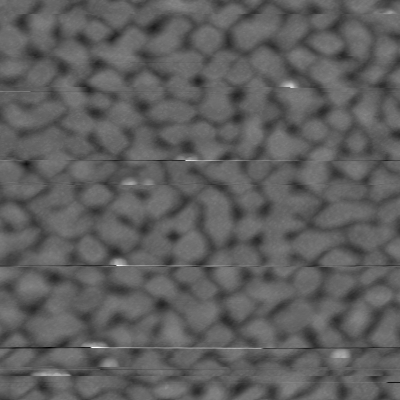
%> input picture src/matlab/test2.bmp, 400 x 400 px
$ octave --eval "result = segmentImage(imread('test2.bmp'));"   (GNU Octave 9; MATLAB toolbox functions it lacks are replaced by stand-ins)
%> lines starting %> are read from the running program, lines starting %| are printed output that depends on the picture; in (x1, y1, x2, y2) boxes, pixels count from 0 and x2, y2 are one past the last pixel; in counts of white or black regions, pixels touching at a corner belong together; the program's own positions count from 1
function [BW,maskedImage] = segmentImage(im)
%segmentImage segments image using auto-generated code from imageSegmenter App
%  [BW,MASKEDIMAGE] = segmentImage(IM) segments image IM using auto-generated
%  code from the imageSegmenter App. The final segmentation is returned in
%  BW and a masked image is returned in MASKEDIMAGE.

% Auto-generated by imageSegmenter app on 13-Nov-2015
%----------------------------------------------------

% Initialize segmentation with Otsu's threshold
level = graythresh(im);
%> level = 0.353
% We use a slightly higher thershhold here
mask = im2bw(im,level*1.14);
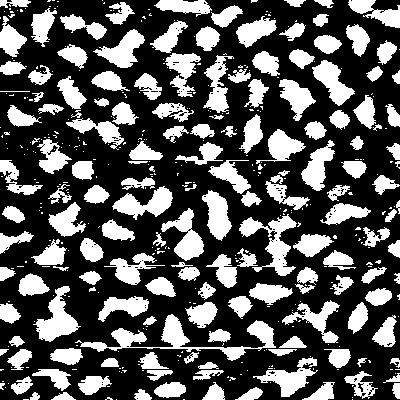
%> mask: size 400x400 logical; 34.2% white; 436 white regions (278 under 20 px), largest, box (x1, y1, x2, y2) and area: (75, 314, 276, 361) 2070, (239, 214, 297, 276) 1286, (33, 286, 81, 342) 1147

% Suppress components connected to image border
BW = imclearborder(mask);
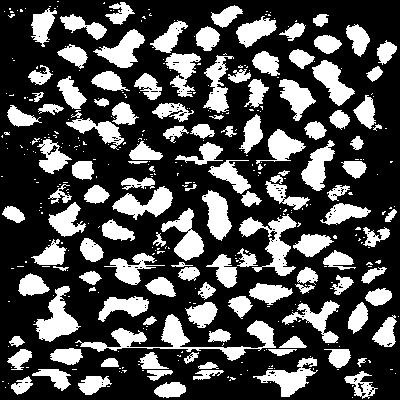
%> BW: size 400x400 logical; 30.4% white; 390 white regions (263 under 20 px), largest, box (x1, y1, x2, y2) and area: (75, 314, 276, 361) 2070, (239, 214, 297, 276) 1286, (33, 286, 81, 342) 1147

% Filter components by area
BW = bwareafilt(BW, [20 3000]);
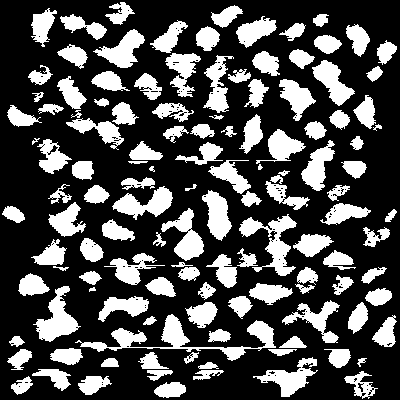
%> BW: size 400x400 logical; 29.9% white; 127 white regions, largest, box (x1, y1, x2, y2) and area: (75, 314, 276, 361) 2070, (239, 214, 297, 276) 1286, (33, 286, 81, 342) 1147

% Evolve segmentation
%> (the run ends here)
